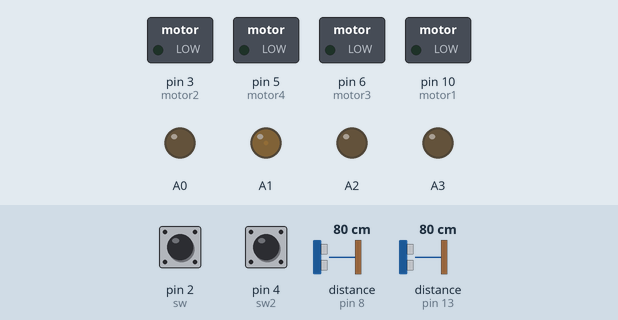
Recording of a sketch running on a simulated Arduino Uno, built with avr-gcc and run on an emulated ATmega328P. On the bench: switched loads named in the sketch (green lamp = pin HIGH), output pins drawn as LEDs (lit = HIGH). Wiring (inferred from the names in the program): 2 × ultrasonic range finder: trigger pin 9, echo pin 8 / trigger pin 12, echo pin 13. The test bench sets the inputs (shaded band); at power-on: pin 4 (sw2) LOW, pin 2 (sw) LOW, distance to the obstacle (sensors on pin 8, pin 13) 80 cm. The echo pulse lasts 58.3 µs per cm; pins used as bus, display or sensor lines are not drawn; what the sketch prints to the serial monitor is not drawn.

Above: at 1.2 s.
1.3 s: pin 4 (sw2) pulled HIGH for 0.15 s
At 2.6 s:
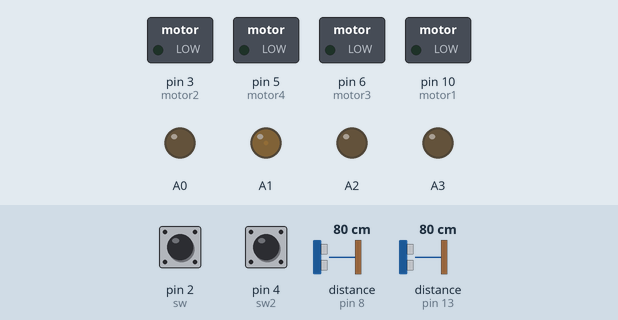
4.3 s: pin 2 (sw) pulled HIGH for 0.15 s
At 4.38 s:
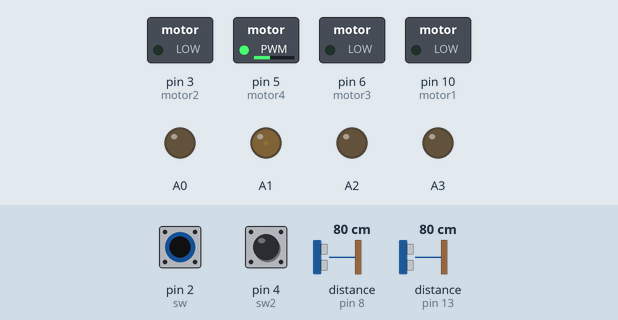
5.9 s: pin 4 (sw2) pulled HIGH for 1 s
At 6.7 s:
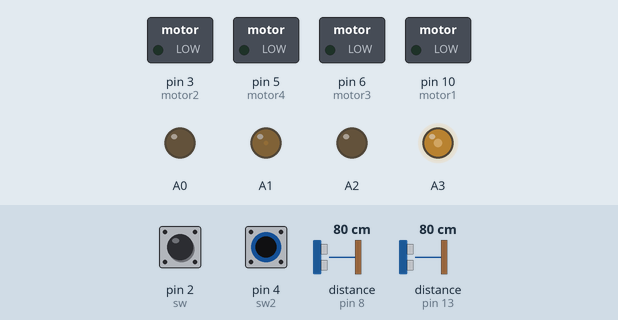
8.9 s: pin 4 (sw2) pulled HIGH for 3.2 s
At 13.1 s:
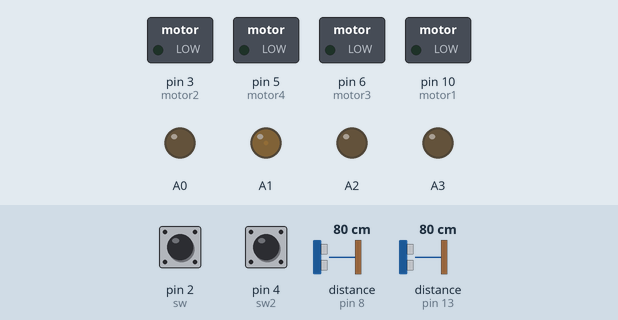
13.6 s: pin 2 (sw) pulled HIGH for 3.2 s
At 14.9 s:
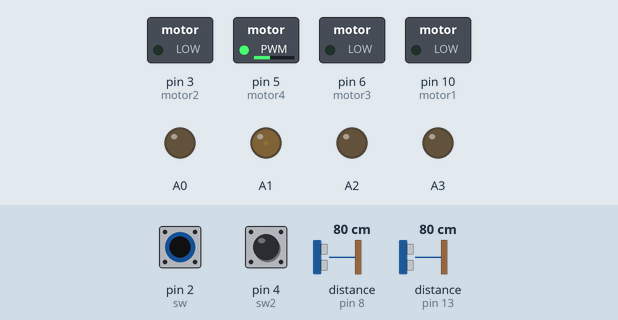
18.3 s: pin 2 (sw) driven HIGH and pin 4 (sw2) driven HIGH
At 19.9 s:
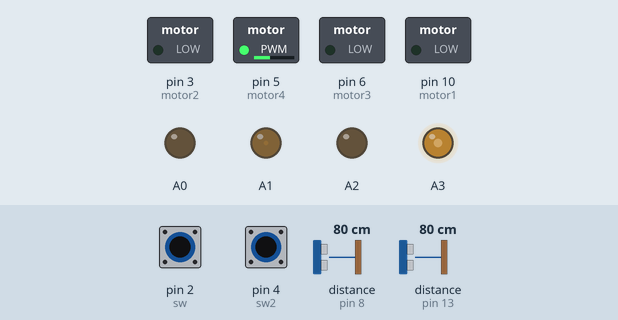
Timing chart, 0 to 21.4 s (numbered marks = the images above; inputs shaded):
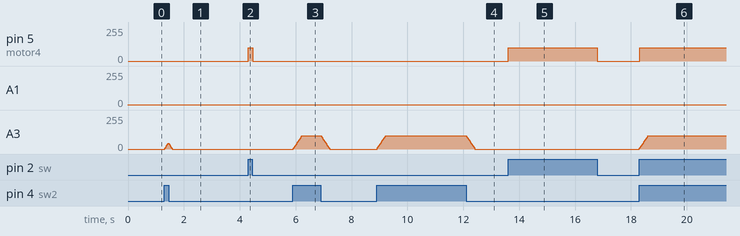

The sketch:

1130.ino
```cpp
#include <SoftPWM.h>
int trig = 9;
int echo = 8;
int sw = 2;
int sw2 = 4;
int motor1 = 10;
int motor2 = 3;
int motor3 = 6;
int motor4 = 5;
int trig2 = 12;
int echo2 = 13;


// int LED_g = 13;
// int LED_r = 4;
// int LED_y = 5;

void setup() {
  pinMode(trig, OUTPUT);
  pinMode(echo, INPUT);
  pinMode(trig2, OUTPUT);
  pinMode(echo2, INPUT);
  pinMode(sw, INPUT); // INPUT_PULLUP for a pull-up resistor
  pinMode(sw2, INPUT);
  pinMode(motor1, OUTPUT);
  pinMode(motor2, OUTPUT);
  pinMode(motor3, OUTPUT);
  pinMode(motor4, OUTPUT);
  pinMode(A0, OUTPUT);
  pinMode(A1, OUTPUT);
  pinMode(A2, OUTPUT);
  pinMode(A3, OUTPUT);
  SoftPWMBegin();
  SoftPWMSet(A0, 0);
  SoftPWMSet(A1, 0);
  SoftPWMSet(A2, 0);
  SoftPWMSet(A3, 0);
  //

  SoftPWMSetFadeTime(A0, 1000, 1000);
  SoftPWMSetFadeTime(A1, 1000, 1000);
  SoftPWMSetFadeTime(A2, 1000, 1000);
  SoftPWMSetFadeTime(A3, 1000, 1000);
  //SoftPWMSetFadeTime(motor2, 1000, 1000);
  //pinMode(LED_g, OUTPUT);
  // pinMode(LED_r, OUTPUT);
  // pinMode(LED_y, OUTPUT);

  Serial.begin(9600);
}

void loop() {
  float length, distance, length2, distance2;


  digitalWrite(trig, HIGH);
  delayMicroseconds(10);
  digitalWrite(trig, LOW);


  length = pulseIn(echo, HIGH);
  distance = ((340 * length) / 10000) / 2;


  if (distance < 20) {

    if (digitalRead(sw) == 1)
    {
      // Serial.print(distance);
      // Serial.print("cm   ");
      Serial.println("1");
      //digitalWrite(LED_y, HIGH);
      // ////delay(1000);
      // digitalWrite(LED_y, LOW);
      analogWrite(motor1, 100);
      ////delay(1000);
    }
    else if (digitalRead(sw) == 0)
    {//digitalWrite(LED_y, LOW);
    analogWrite(motor1, 0);
    Serial.println("0");
    }
  }

  else
    {analogWrite(motor1, 0);}


  if (distance < 30 && distance > 20) {

    if (digitalRead(sw) == 1)
    {
      // Serial.print(distance);
      // Serial.print("cm   ");
      Serial.println("2");
      // digitalWrite(LED_g, HIGH);
      // ////delay(1000);
      // digitalWrite(LED_g, LOW);
      analogWrite(motor2, 255);
      ////delay(1000);
      //SoftPWMSet(motor2, 100);
    }
    else if (digitalRead(sw) == 0)
    // {digitalWrite(LED_g, LOW);}

      {analogWrite(motor2, 0);
      //SoftPWMSet(motor2, 0);
      Serial.println("0");}
  }

  else
  {analogWrite(motor2, 0);
  //SoftPWMSet(motor2, 0);}


  if (distance < 45 && distance > 30) {
    if (digitalRead(sw) == 1)
    {
      // Serial.print(distance);
      // Serial.print("cm   ");
      Serial.println("3");
      // digitalWrite(LED_r, HIGH);
      // ////delay(1000);
      // digitalWrite(LED_r, LOW);
      analogWrite(motor3, 100);
      ////delay(1000);

    }
    else if (digitalRead(sw) == 0)
    // {digitalWrite(LED_r, LOW);}
    {analogWrite(motor3, 0);
    Serial.println("0");}
  }

  else
  {analogWrite(motor3, 0);}


  if (distance > 45) {
    if (digitalRead(sw) == 1)
    {
      // Serial.print(distance);
      // Serial.print("cm   ");
      Serial.println("4");
      // digitalWrite(LED_r, HIGH);
      // //delay(1000);
      // digitalWrite(LED_r, LOW);
      analogWrite(motor4, 100);
      //delay(1000);

    }
    else if (digitalRead(sw) == 0)
    // {digitalWrite(LED_r, LOW);}
    {analogWrite(motor4, 0);
    Serial.println("0");}
  }

  else
  {analogWrite(motor4, 0);}


  digitalWrite(trig2, HIGH);
  delayMicroseconds(10);
  digitalWrite(trig2, LOW);


  length2 = pulseIn(echo2, HIGH);
  distance2 = ((340 * length2) / 10000) / 2;


  if (distance2 < 10) {

    if (digitalRead(sw2) == 1)
    {
      // Serial.print(distance2);
      // Serial.print("cm   ");
      Serial.println("5");
      //digitalWrite(LED_y, HIGH);
      // //delay(1000);
      // digitalWrite(LED_y, LOW);
      SoftPWMSet(A0, 100);
      //delay(1000);
    }
    else if (digitalRead(sw) == 0){
    //digitalWrite(LED_y, LOW);
    SoftPWMSet(A0, 0);
    Serial.println("0");}
  }

  else
    SoftPWMSet(A0, 0);


  if (distance2 < 20 && distance2 > 10) {

    if (digitalRead(sw2) == 1)
    {
      // Serial.print(distance2);
      // Serial.print("cm   ");
      Serial.println("6");
      // digitalWrite(LED_g, HIGH);
      // //delay(1000);
      // digitalWrite(LED_g, LOW);
      SoftPWMSet(A1, 100);
      //delay(1000);
    }
    else if (digitalRead(sw) == 0)
    // {digitalWrite(LED_g, LOW);}

      {SoftPWMSet(A1, 1);
      Serial.println("0");}
  }

  else
  {SoftPWMSet(A1, 1);}


  if (distance2 < 35 && distance2 > 20) {
    if (digitalRead(sw2) == 1)
    {
      // Serial.print(distance2);
      // Serial.print("cm   ");
      Serial.println("7");
      // digitalWrite(LED_r, HIGH);
      // //delay(1000);
      // digitalWrite(LED_r, LOW);
      SoftPWMSet(A2, 100);
      //delay(1000);

    }
    else if (digitalRead(sw) == 0)
    // {digitalWrite(LED_r, LOW);}
    {SoftPWMSet(A2, 0);
    Serial.println("0");}
  }

  else
  {SoftPWMSet(A2, 0);}


  if (distance2 > 35) {
    if (digitalRead(sw2) == 1)
    {
      // Serial.print(distance2);
      // Serial.print("cm   ");
      Serial.println("8");
      // digitalWrite(LED_r, HIGH);
      // //delay(1000);
      // digitalWrite(LED_r, LOW);
      SoftPWMSet(A3, 100);
      //delay(1000);

    }
    else if (digitalRead(sw) == 0)
    // {digitalWrite(LED_r, LOW);}
    {SoftPWMSet(A3, 0);
    Serial.println("0");}
  }

  else
  {SoftPWMSet(A3, 0);}

  }
  }
```

Measured:
- after the input at 1.3 s, A3: rises from 0/255 to 45/255 in 0.13 s, then falls to 0/255 in 0.14 s
- after the input at 4.3 s, pin 5 (motor4): 0/255 → 100/255 at once, → 0/255 0.15 s later
- after the input at 5.9 s, A3: rises from 0/255 to 100/255 in 0.30 s, then falls to 0/255 in 0.99 s
- after the input at 8.9 s, A3: rises from 0/255 to 100/255 in 0.30 s, then falls to 0/255 in 3.2 s
- after the input at 13.6 s, pin 5 (motor4): 0/255 → 100/255 at once, → 0/255 3.2 s later
- after the input at 18.3 s, pin 5 (motor4): 0/255 → 100/255 at once; A3: moves from 0/255 to 100/255 over 0.30 s, starting at once
